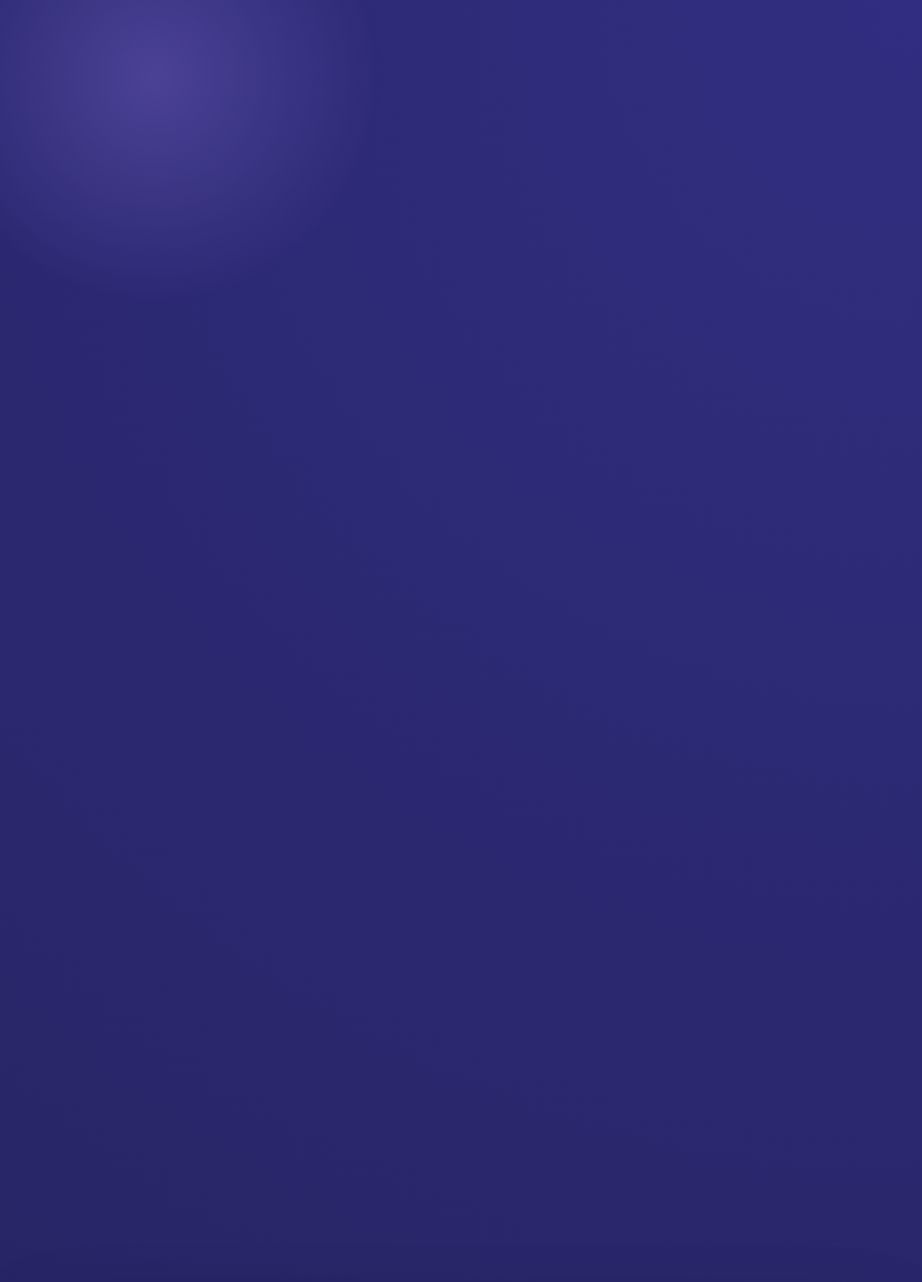
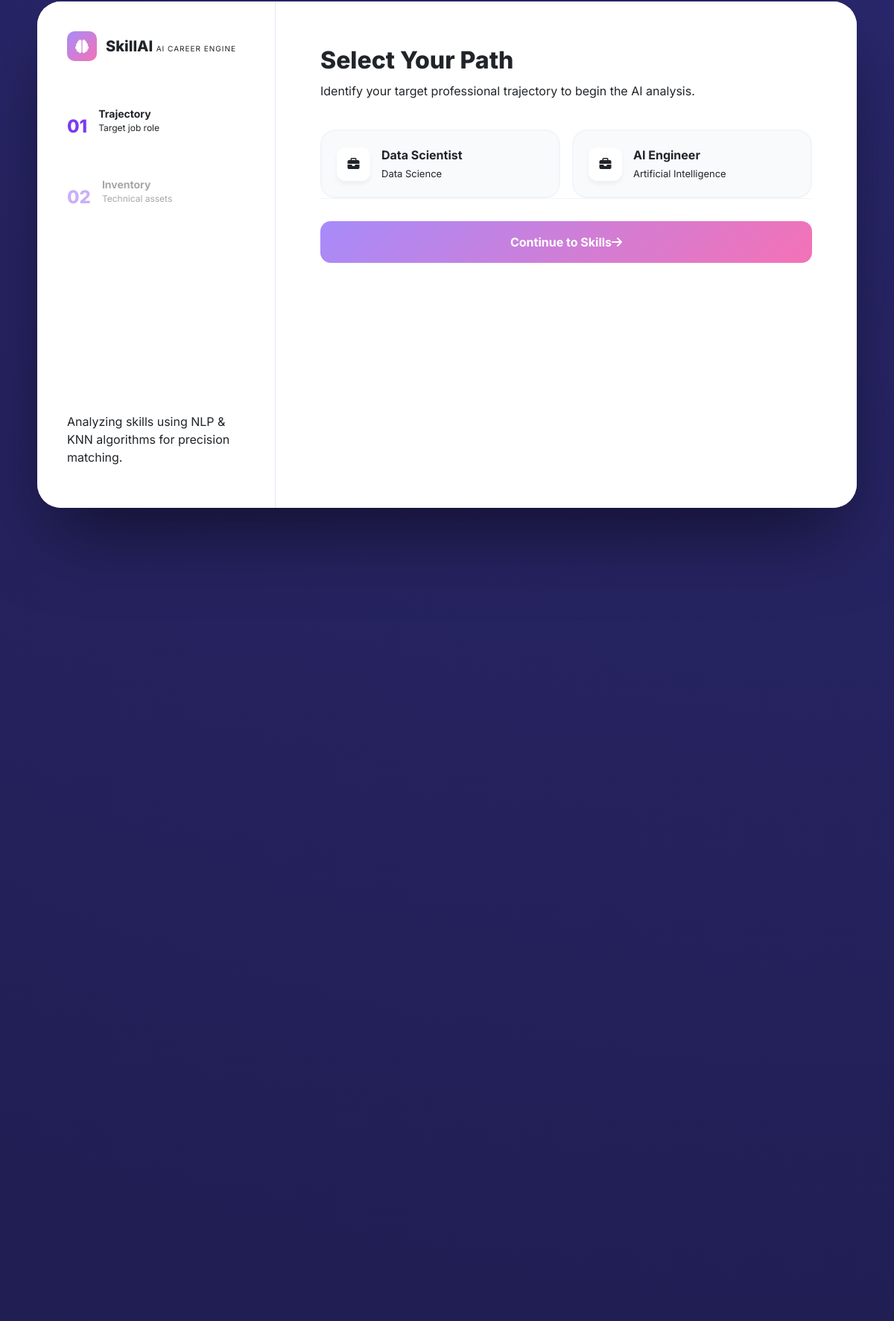
The app's page /accounts/onboarding/ (signed in) with its own data (2 pictures, top to bottom).
### skills/models.py (models this page shows, shortened)
class JobRole(models.Model):
    title = models.CharField(max_length=100)
    description = models.TextField()
    industry = models.CharField(max_length=100)
    experience_required = models.IntegerField(default=0)  # Years
    average_salary = models.IntegerField(null=True, blank=True)
    created_at = models.DateTimeField(auto_now_add=True)
    skills = models.ManyToManyField(
        Skill,
        through='JobRoleSkill',
        related_name='job_roles'
    )

### accounts/views.py (the view, shortened to what this page needs)
# urls.py: path('onboarding/', views.onboarding_view, name='onboarding'),
@login_required
def onboarding_view(request):
    job_roles = JobRole.objects.all()
    available_skills = Skill.objects.all()
    return render(request, 'accounts/onboarding.html', {
        'job_roles': job_roles,
        'available_skills': available_skills
    })

### templates/accounts/onboarding.html (shortened to what this page needs)
{% extends 'accounts/auth_base.html' %}
{% load static %}
{% block auth_content %}
<div class="onboarding-fullscreen">
    <div class="glow-sphere"></div>
    <div class="onboarding-container">
        <div class="onboarding-sidebar">
            <div class="brand-box">
                <div class="logo-icon"><i class="fa-solid fa-brain"></i></div>
                <div class="brand-text">
                    <span class="brand-name">SkillAI</span>
                    <small class="brand-tagline">AI CAREER ENGINE</small>
                </div>
            </div>
            <div class="progress-track">
                <div class="step-item active" id="indicator1">
                    <div class="step-number">01</div>
                    <div class="step-info">
                        <strong>Trajectory</strong>
                        <p>Target job role</p>
                    </div>
                </div>
                <div class="step-item" id="indicator2">
                    <div class="step-number">02</div>
                    <div class="step-info">
                        <strong>Inventory</strong>
                        <p>Technical assets</p>
                    </div>
                </div>
            </div>
            <div class="sidebar-footer">
                <p>Analyzing skills using NLP & KNN algorithms for precision matching.</p>
            </div>
        </div>
        <div class="onboarding-main">
            <form method="POST" id="onboardingForm">
                <div class="slider-viewport">
                    <div class="slide active" id="slide1">
                        <div class="slide-header">
                            <h2>Select Your Path</h2>
                            <p>Identify your target professional trajectory to begin the AI analysis.</p>
                        </div>
                        <div class="role-grid">
                            {% for role in job_roles %}
                            <div class="role-card" onclick="selectRole(this, '{{ role.id }}')">
                                <div class="role-icon-wrapper">
                                    <i class="fas fa-briefcase"></i>
                                </div>
                                <div class="role-content">
                                    <strong>{{ role.title }}</strong>
                                    <span>{{ role.industry }}</span>
                                </div>
                            </div>
                            {% endfor %}
                        </div>
                        <div class="action-footer">
                            <button type="button" class="btn-next" onclick="nextStep()">
                                Continue to Skills <i class="fas fa-arrow-right"></i>
                            </button>
                        </div>
                    </div>
                </div>
            </form>
        </div>
    </div>
</div>
{% endblock %}

### templates/accounts/auth_base.html (style rules this page uses)
:root { --primary-gradient: linear-gradient(135deg, #6366f1 0%, #a855f7 100%); }
html, body { height: 100%; margin: 0; padding: 0; font-family: 'Inter', sans-serif; overflow: hidden; }

### templates/accounts/onboarding.html (style rules this page uses)
:root { --primary-purple: #a78bfa; --primary-pink: #f472b6; --primary-strong: #7c3aed; --primary-indigo: #6366f1; --bright-pink: #ec4899; --dark-indigo: #1e1b4b; --ai-dark: #312e81; --text-muted: #64748b; --bg-soft: #fdf2f8; --stroke-light: #f1f5f9; --primary-gradient: linear-gradient(135deg, #a78bfa, #f472b6); --ai-gradient: linear-gradient(135deg, #1e1b4b, #312e81); }
.onboarding-fullscreen { position: fixed; inset: 0; background: radial-gradient(circle at top right, #312e81, #1e1b4b); display: flex; align-items: center; justify-content: center; font-family: 'Inter', sans-serif; padding: 20px; }
.glow-sphere { position: absolute; width: 600px; height: 600px; background: radial-gradient(circle, rgba(167,139,250,0.25) 0%, transparent 70%); top: -200px; left: -100px; z-index: 0; }
.onboarding-container { width: 100%; max-width: 1100px; height: 680px; background: var(--bg-soft); border-radius: 32px; display: flex; overflow: hidden; box-shadow: 0 50px 100px -20px rgba(0,0,0,0.5); z-index: 10; }
.onboarding-sidebar { width: 320px; background: white; border-right: 1px solid #e2e8f0; padding: 40px; display: flex; flex-direction: column; }
.brand-box { display: flex; align-items: center; margin-bottom: 60px; }
.logo-icon { width: 40px; height: 40px; background: linear-gradient(135deg, #a78bfa, #f472b6); border-radius: 10px; display: flex; align-items: center; justify-content: center; color: white; margin-right: 12px; font-size: 18px; }
.brand-name { font-weight: 800; font-size: 20px; color: var(--text-dark); }
.brand-tagline { font-size: 10px; color: var(--text-light); text-transform: uppercase; letter-spacing: 1px; }
.progress-track { flex-grow: 1; }
.step-item { display: flex; align-items: center; margin-bottom: 40px; opacity: 0.4; transition: 0.3s; }
.step-item.active { opacity: 1; }
.step-number { font-weight: 800; font-size: 24px; color: var(--primary-strong); margin-right: 15px; }
.step-info strong { display: block; color: var(--text-dark); font-size: 14px; }
.step-info p { font-size: 12px; color: var(--text-light); }
.onboarding-main { flex: 1; padding: 60px; position: relative; background: #ffffff; }
.slide-header { margin-bottom: 40px; }
.slide-header h2 { font-size: 32px; font-weight: 800; color: var(--text-dark); margin-bottom: 10px; }
.slide-header p { color: var(--text-light); }
.slider-viewport { position: relative; height: 100%; }
.slide { position: absolute; inset: 0; opacity: 0; transform: translateY(20px); transition: 0.5s; pointer-events: none; }
.slide.active { opacity: 1; transform: translateY(0); pointer-events: all; }
.role-grid { display: grid; grid-template-columns: 1fr 1fr; gap: 16px; }
.role-card { background: #f8fafc; border: 2px solid #f1f5f9; padding: 20px; border-radius: 20px; display: flex; align-items: center; cursor: pointer; transition: 0.3s; position: relative; }
.role-icon-wrapper { width: 45px; height: 45px; background: white; border-radius: 12px; display: flex; align-items: center; justify-content: center; color: var(--indigo-primary); box-shadow: 0 4px 6px rgba(0,0,0,0.05); margin-right: 15px; }
.role-content strong { display: block; font-size: 16px; color: var(--text-dark); }
.role-content span { font-size: 13px; color: var(--text-light); }
.action-footer { margin-top: auto; display: flex; gap: 15px; padding-top: 30px; border-top: 1px solid #f1f5f9; }
.btn-next, .btn-submit { background: linear-gradient(135deg, #a78bfa, #f472b6); color: white; border: none; padding: 16px 32px; border-radius: 14px; font-weight: 700; font-size: 16px; cursor: pointer; transition: 0.3s ease; flex: 1; display: flex; align-items: center; justify-content: center; }

### records on screen
JobRole: title "Data Scientist", industry "Data Science"
JobRole: title "AI Engineer", industry "Artificial Intelligence"
